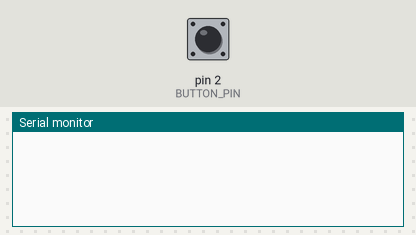
Bench run of a sketch on a simulated Arduino Uno, built with avr-gcc and run on an emulated ATmega328P. Shown: the last lines printed to the serial monitor. The test bench sets the inputs (shaded band); at power-on: pin 2 (BUTTON_PIN) HIGH.

Above: at 1.2 s.
1.3 s: pin 2 (BUTTON_PIN) pulled LOW for 0.15 s
At 1.48 s:
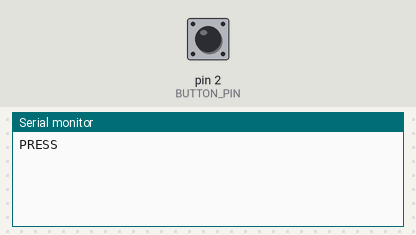
At 3.0 s:
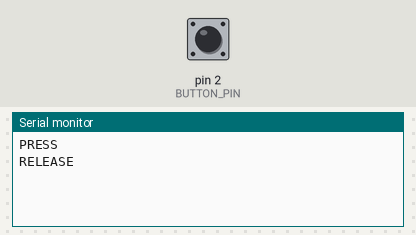

Measured:
- after the input at 1.3 s, the serial monitor: prints a new line after 0.05 s (image 1)

The sketch:

switch_button.ino
```cpp
/*
  hardware/firmware/switch_button.ino

  SmartAccess — Switch Access firmware (Day 5)

  Wiring: one leg of the tactile button to pin 2, the other leg to GND.
  INPUT_PULLUP means the pin reads HIGH when unpressed and LOW when
  pressed — no external resistor needed.

  Sends a newline-delimited "PRESS" over serial on a debounced press,
  and "RELEASE" on release, at 9600 baud (must match
  hardware/arduino_serial_manager.py's baud_rate).
*/

const int BUTTON_PIN = 2;
const unsigned long DEBOUNCE_MS = 50;

int lastStableState = HIGH;
int lastReading = HIGH;
unsigned long lastChangeTime = 0;

void setup() {
  pinMode(BUTTON_PIN, INPUT_PULLUP);
  Serial.begin(9600);
}

void loop() {
  int reading = digitalRead(BUTTON_PIN);

  if (reading != lastReading) {
    lastChangeTime = millis();
  }

  if ((millis() - lastChangeTime) > DEBOUNCE_MS) {
    if (reading != lastStableState) {
      lastStableState = reading;
      if (lastStableState == LOW) {
        Serial.println("PRESS");
      } else {
        Serial.println("RELEASE");
      }
    }
  }

  lastReading = reading;
}
```
